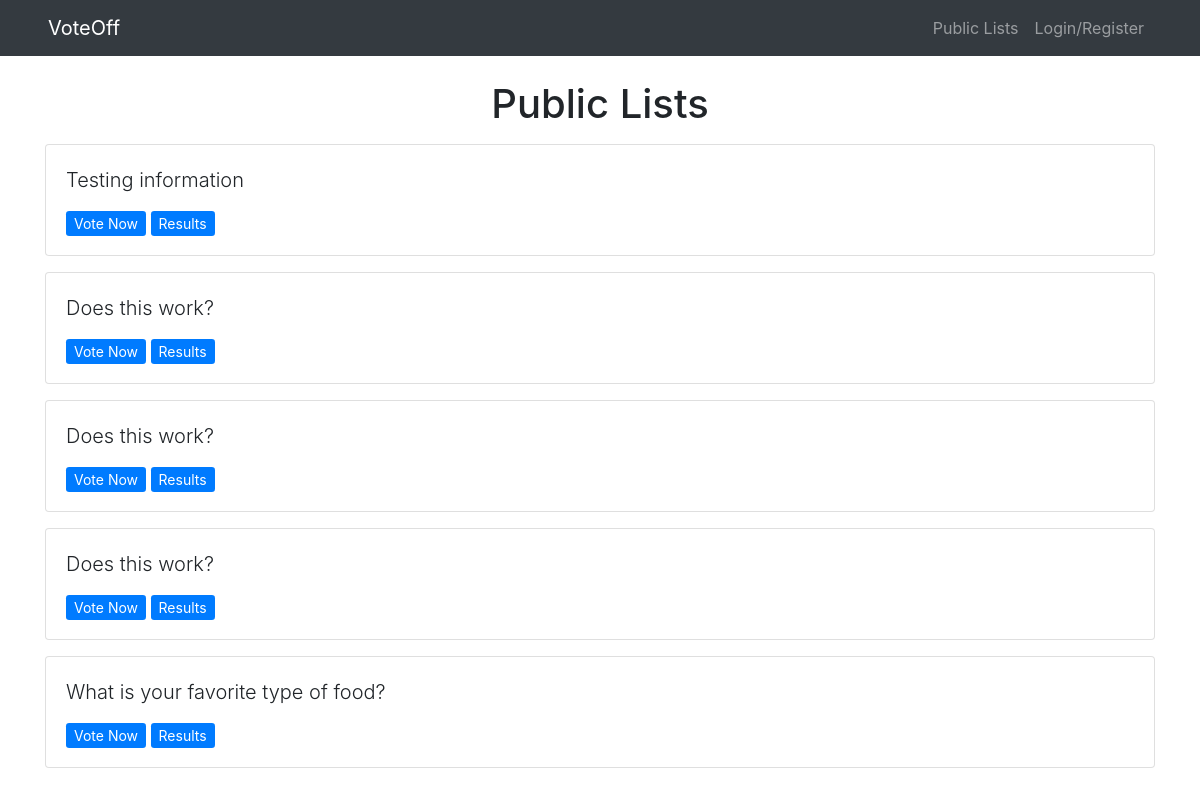
The page /lists/ on the database as committed earlier.
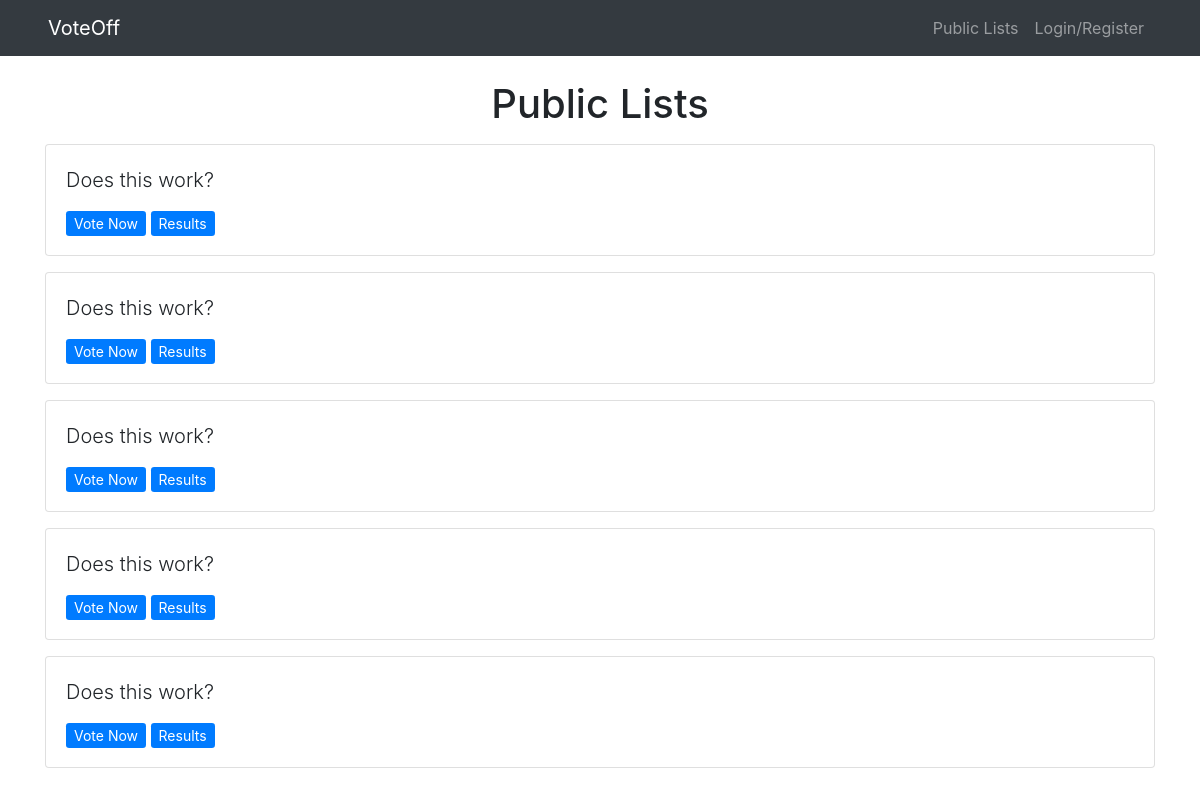
The same page on the database as committed later.
### lists/models.py (models this page shows, shortened)
class Question(models.Model):
    question_text = models.CharField(max_length=200)
    pub_date = models.DateTimeField(auto_now_add=True)
    public = models.BooleanField(default=False)
    creator = models.ForeignKey(User, on_delete=models.CASCADE)

### lists/views.py (the view)
# urls.py: path('lists/', views.index, name='index'),
def index(request):
    user_questions = Question.objects.filter(public=True)
    latest_question_list = user_questions.order_by('-pub_date')[:5]
    context = {'latest_question_list': latest_question_list}
    return render(request, 'lists/index.html', context)

### lists/templates/lists/index.html
{% extends 'base.html' %}
{% load static %}
{% block extrahead %}
<link rel="stylesheet" type="text/css" href="{% static 'css/lists.css' %}">
{% endblock %}
{% block content %}
<h1 class="text-center mb-3">Public Lists</h1>
{% if latest_question_list %}
    {% for question in latest_question_list %}
        <div class="card mb-3">
            <div class="card-body">
                <p class="lead">{{ question.question_text }}</p>
                <a href="{% url 'lists:detail' question.id %}" class="btn-primary btn-sm">Vote Now</a>
                <a href="{% url 'lists:results' question.id %}" class="btn-primary btn-sm">Results</a>
            </div>
        </div>
    {% endfor %}
{% else %}
    <p>No lists available</p>
{% endif %}
{% endblock %}

Rows that differ between the two databases and show on the page:
removed Question: question_text "Testing information"
removed Question: question_text "What is your favorite type of food?"
added Question: question_text "Does this work?"
added Question: question_text "Does this work?"
